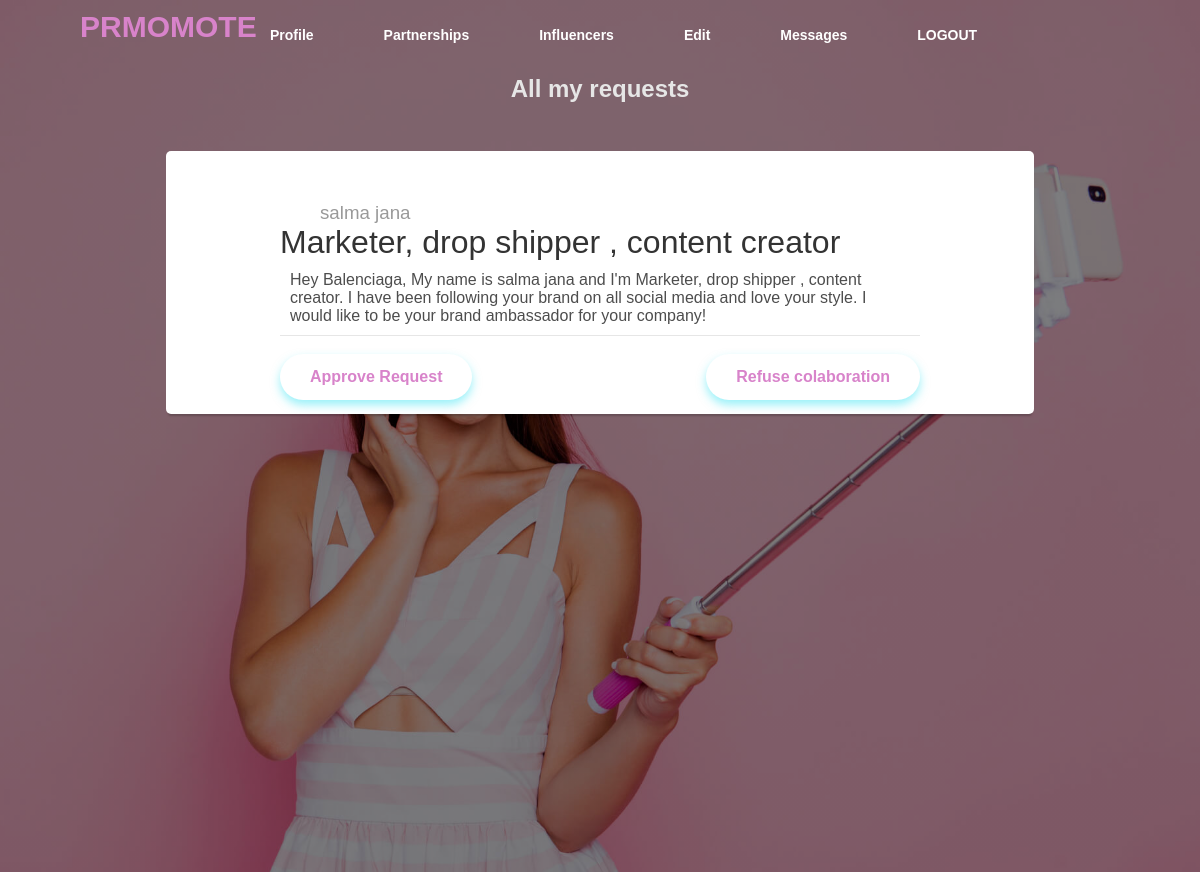
The page /espaceBrande/message/message.php (signed in) on the database its author committed.
### tables this page shows
CREATE TABLE Partnership
(
  id_influencer int
(11) NOT NULL,
  id_brand int
(11) NOT NULL,
  email_brand varchar
(255) NOT NULL,
  content varchar
(2000) NOT NULL,
  statut varchar
(50) NOT NULL,
  email_influencer varchar
(255) NOT NULL,
  sender varchar
(255) NOT NULL
);

CREATE TABLE influenceur
(
  id int
(255) NOT NULL,
  first_name varchar
(255) NOT NULL,
  last_name varchar
(255) NOT NULL,
  age varchar
(255) NOT NULL,
  email varchar
(255) NOT NULL,
  phone varchar
(255) NOT NULL,
  password varchar
(255) NOT NULL,
  gender varchar
(255) NOT NULL,
  description varchar
(1000) NOT NULL,
  profession varchar
(1000) NOT NULL,
  image_upload varchar
(255) NOT NULL
);

### espaceBrande/message/message.php (the view, shortened to what this page needs)
<?php
include("../../connection/connection.php");
$id = $_SESSION["id"];
$sql = mysqli_query($conn, "SELECT * FROM Partnership where id_brand=$id and statut='pas encore signé' and sender='influencer'");
$num_rows = mysqli_num_rows($sql);
?>
<!DOCTYPE html>
<html lang="en">
<head>
    <link rel="stylesheet" href="style.css">
</head>
<body>
    <div class="main">
        <div class="navbar">
            <div class="icon">
                <h3 class="logo">PRMOMOTE</h3>
            </div>
            <div class="menu">
                <ul>
                    <li><a href="../profil-brand.php">Profile</a></li>
                    <li><a href="../partnerships/main.php">Partnerships</a></li>
                    <li><a href="../newPartner/new.php?page=1">Influencers </a> </li>
                    <li><a href="../edit/edit.php">Edit</a></li>
                    <li><a href="message.php">Messages</a></li>
                    <li><a href="../logout/logout.php">LOGOUT</a></li>
                </ul>
            </div>
        </div>
        <?php
        if ($num_rows > 0) {
            echo '<h2>All my requests</h2>';
        } else {
            echo '<br> <br> <br> <br><h2>No request for partnerships received yet</h2>';
        }
        ?>
        <?php
        while ($row = mysqli_fetch_array($sql)) {
            $id_inflence = $row['id_influencer'];
            $sqla = mysqli_query($conn, "SELECT * FROM influenceur where id=$id_inflence");
            $rowa  = mysqli_fetch_array($sqla);
            echo '<form action="traitement.php?' . $row['id_influencer'] . '&' . $row['id_brand'] . '" method="post" enctype="multipart/form-data" >
            <div class="blog-container">
            <div class="blog-header">
                <div class="blog-author--no-cover" style="--radius: url("https://s3-us-west-2.amazonaws.com/s.cdpn.io/17779/russ.jpeg");" >
                    <h3>' . $rowa['first_name'] . ' ' . $rowa['last_name'] . '</h3>
                </div>
            </div>
            <div class="blog-body">
                <div class="blog-title">
                    <h1><a href="#">' . $rowa['profession'] . '</a></h1>
                </div>
                <div class="blog-summary">
                    <p>
                        ' . $row['content'] . '
                    </p>
                </div>
            </div>
            <div class="blog-footer">
                <br>
                <ul>
                    <li class="published-date"> <button type="submit" name="approuve">Approve Request </button></li>
                    <li class="published-date"><button type="submit" name="refuse" >Refuse colaboration </button></li>
                </ul>
            </div>
        </div>
        </form>';
        }
        ?>
    </div>
</body>
</html>

### espaceBrande/message/style.css (style rules this page uses)
* { margin: 0; padding: 0; }
.main { width: 100%; background: linear-gradient( to top, rgba(0, 0, 0, 0.5) 50%, rgba(0, 0, 0, 0.5) 50% ), url(img/1.jpg); background-position: center; background-size: cover; height: 109vh; }
.navbar { width: 1200px; height: 75px; margin: auto; }
.icon { width: 200px; float: left; height: 70px; margin-top: auto; }
.logo { color: #d883ca; font-size: 30px; font-family: Arial, Helvetica, sans-serif; padding: left 10px; float: left; padding-top: 10px; padding-left: 0%; position: absolute; left: 80px; }
.menu { width: 400px; float: left; height: 70px; }
.navbar ul { float: left; display: flex; justify-content: center; align-items: center; }
.navbar ul li { list-style: none; margin-left: 70px; margin-top: 27px; font-size: 14px; }
.navbar ul li a { text-decoration: none; color: #fff; font-family: Arial, Helvetica, sans-serif; font-weight: bold; transition: 0.4s ease-in-out; }
body { background: #e5ded8; box-sizing: border-box; }
.blog-container { background: #fff; border-radius: 5px; box-shadow: rgba(0, 0, 0, 0.2) 0 4px 2px -2px; font-family: "adelle-sans", sans-serif; font-weight: 100; margin: 48px auto; width: 20rem; padding: 34px; }
@media screen and (min-width: 480px) { .blog-container { width: 28rem; } }
@media screen and (min-width: 767px) { .blog-container { width: 40rem; } }
@media screen and (min-width: 959px) { .blog-container { width: 50rem; } }
.blog-container a { color: #4d4dff; text-decoration: none; transition: 0.25s ease; }
.blog-author, .blog-author--no-cover { margin: 0 auto; padding-top: 0.125rem; width: 80%; }
.blog-author h3::before, .blog-author--no-cover h3::before { background: url("https://s3-us-west-2.amazonaws.com/s.cdpn.io/17779/russ.jpeg"); background: --radius; background-size: cover; border-radius: 50%; content: " "; display: inline-block; height: 32px; margin-right: 0.5rem; position: relative; top: 8px; width: 32px; }
.blog-author--no-cover h3 { color: #999; font-weight: 100; }
.blog-body { margin: 0 auto; width: 80%; }
.blog-title h1 a { color: #333; font-weight: 100; }
.blog-summary p { color: #4d4d4d; margin: 10px; }
.blog-footer { border-top: 1px solid #e6e6e6; margin: 0 auto; padding-bottom: 0.125rem; width: 80%; }
.blog-footer ul { list-style: none; display: flex; flex: row wrap; justify-content: flex-end; padding-left: 0; }
.blog-footer li:first-child { margin-right: auto; }
.blog-footer li + li { margin-left: 0.5rem; }
.blog-footer li { color: #999; font-size: 0.75rem; height: 1.5rem; letter-spacing: 1px; line-height: 1.5rem; text-align: center; text-transform: uppercase; position: relative; white-space: nowrap; }
h2 { text-align: center; font-family: Arial, Helvetica, sans-serif; color: #e6e6e6; }
button { background-color: #fff; color: #d883ca; border: none; box-shadow: 0 5px 10px rgba(54, 228, 244, 0.5); padding: 14px 30px; cursor: pointer; border-radius: 30px; margin-bottom: -50px; font-weight: 600; font-size: 16px; }
body { background: #1488cc; background: -webkit-linear-gradient(to right, #2b32b2, #1488cc); background: linear-gradient(to right, #2b32b2, #1488cc); }

### rows shown on the page
partnership: influenceur.first_name "salma", influenceur.last_name "jana", influenceur.profession "Marketer, drop shipper , content creator", content "Hey Balenciaga, My name is salma jana and I'm Marketer, drop shipper , content creator. I have been following your brand on all social media and love your style. I would like to be your brand ambassador for your company!"
